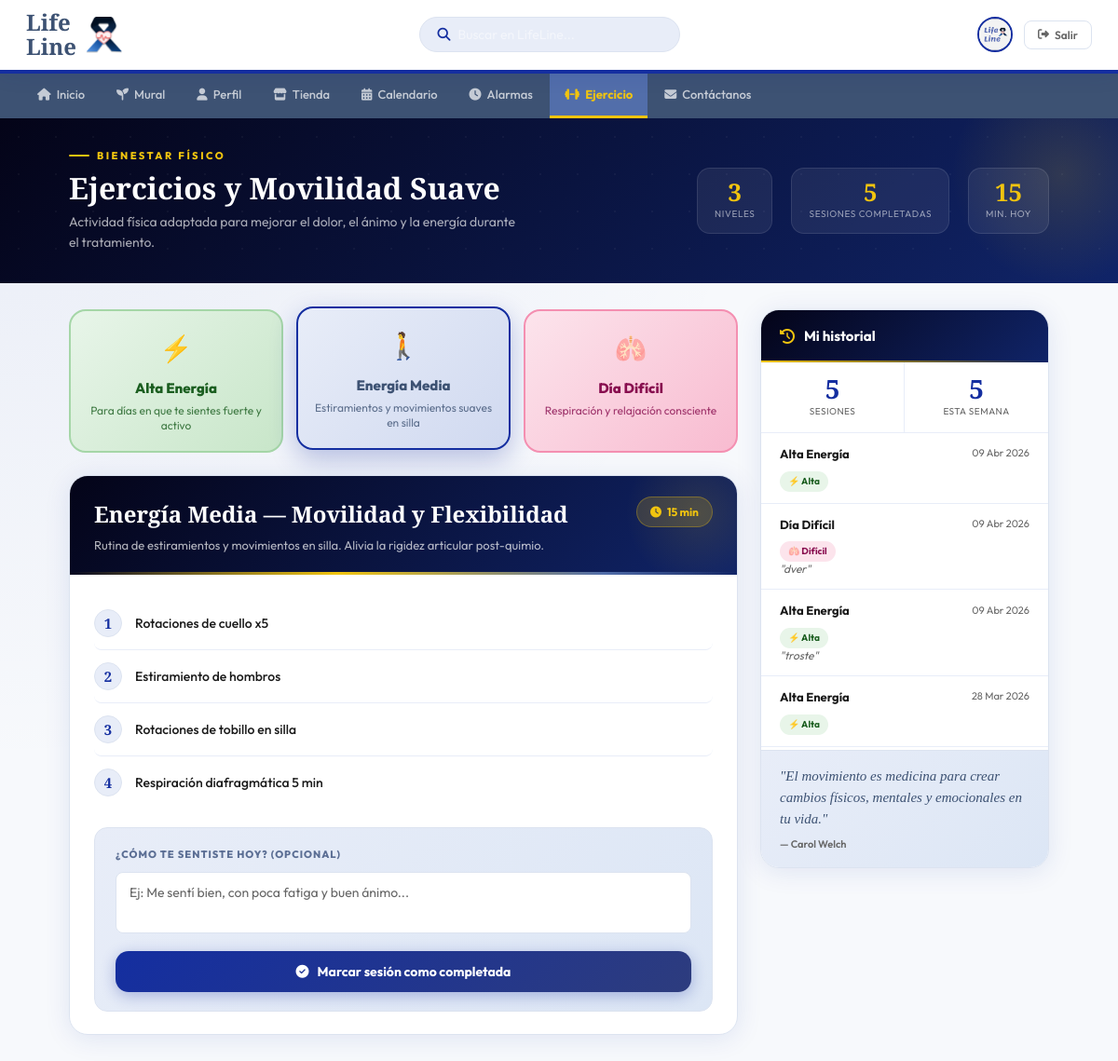
/ejercicio/ (signed in), run on the app's committed database.
### ejercicio/models.py (models this page shows, shortened)
class SesionEjercicio(models.Model):
    NIVEL_CHOICES = [
        ('alta',   'Alta Energía'),
        ('media',  'Energía Media'),
        ('dificil','Día Difícil'),
    ]
    usuario       = models.ForeignKey(settings.AUTH_USER_MODEL, on_delete=models.CASCADE, related_name='sesiones_ejercicio')
    nivel_energia = models.CharField(max_length=10, choices=NIVEL_CHOICES, verbose_name='Nivel de energía')
    duracion_min  = models.PositiveIntegerField(default=15, verbose_name='Duración (minutos)')
    completada    = models.BooleanField(default=False)
    nota          = models.TextField(blank=True, verbose_name='Cómo me sentí')
    fecha         = models.DateField(default=timezone.now)
    class Meta:
        verbose_name = 'Sesión de ejercicio'
        verbose_name_plural = 'Sesiones de ejercicio'
        ordering = ['-fecha']

### ejercicio/views.py (the view)
# urls.py: path('',           views.vista_ejercicio,        name='ejercicio'),
@login_required
def vista_ejercicio(request):
    nivel = request.GET.get('nivel', 'media')
    if nivel not in RUTINAS:
        nivel = 'media'
    rutina   = RUTINAS[nivel]
    historial = SesionEjercicio.objects.filter(usuario=request.user)[:10]
    return render(request, 'ejercicio/ejercicio.html', {
        'nivel':    nivel,
        'rutina':   rutina,
        'historial': historial,
    })

### carrito/context_processors.py (called while the page is built)
def carrito_count(request):
    count = 0
    if request.user.is_authenticated:
        try:
            from carrito.models import CarritoItem
            from django.db.models import Sum
            count = CarritoItem.objects.filter(
                usuario=request.user
            ).aggregate(total=Sum('cantidad'))['total'] or 0
        except Exception:
            count = 0
    return {'carrito_count': count}

### templates/ejercicio/ejercicio.html (shortened to what this page needs)
{% load static %}
<!DOCTYPE html>
<html lang="es">
<head>
<link rel="stylesheet" href="https://cdnjs.cloudflare.com/ajax/libs/font-awesome/6.5.1/css/all.min.css">
<link rel="stylesheet" href="{% static 'css/estilos.css' %}">
</head>
<body>
<div class="header-bar">
  <div class="header-logo-section">
    <div class="logo-text">Life<br>Line</div>
    <img src="{% static 'imagenes/Group 243 (3).png' %}" alt="logo">
  </div>
  <div class="search-box"><i class="fas fa-search"></i><input type="text" placeholder="Buscar en LifeLine..."></div>
  <div class="navbar-right">
    <div class="user-photo">
      {% if usuario.foto_perfil %}<img src="{{ usuario.foto_perfil.url }}" alt="">{% else %}<img src="{% static 'imagenes/Group 244.png' %}" alt="Usuario">{% endif %}
    </div>
    {% if user.is_authenticated %}
    <form method="post" action="{% url 'logout' %}" style="margin:0">{% csrf_token %}
      <button type="submit" class="btn-logout"><i class="fas fa-sign-out-alt"></i> Salir</button>
    </form>{% endif %}
  </div>
</div>
<nav class="main-tabs">
  <a href="{% url 'home' %}"><i class="fas fa-home"></i> Inicio</a>
  <a href="{% url 'mural' %}"><i class="fas fa-seedling"></i> Mural</a>
  <a href="{% url 'perfil' %}"><i class="fas fa-user"></i> Perfil</a>
  <a href="{% url 'tienda' %}"><i class="fas fa-store"></i> Tienda</a>
  <a href="{% url 'calendario' %}"><i class="fas fa-calendar-alt"></i> Calendario</a>
  <a href="{% url 'alarmas' %}"><i class="fas fa-clock"></i> Alarmas</a>
  <a href="{% url 'ejercicio' %}" class="active"><i class="fas fa-dumbbell"></i> Ejercicio</a>
  <a href="{% url 'contactanos' %}"><i class="fas fa-envelope"></i> Contáctanos</a>
</nav>
<div class="ej-hero">
  <div class="ej-hero-inner">
    <div class="ej-hero-text">
      <div class="ej-hero-eyebrow">Bienestar físico</div>
      <div class="ej-hero-title">Ejercicios y Movilidad Suave</div>
      <div class="ej-hero-sub">Actividad física adaptada para mejorar el dolor, el ánimo y la energía durante el tratamiento.</div>
    </div>
    <div class="ej-hero-stats">
      <div class="ehs"><div class="ehs-n">3</div><div class="ehs-l">Niveles</div></div>
      <div class="ehs"><div class="ehs-n">{{ historial|length|default:"0" }}</div><div class="ehs-l">Sesiones completadas</div></div>
      <div class="ehs"><div class="ehs-n">{{ rutina.duracion|default:"—" }}</div><div class="ehs-l">Min. hoy</div></div>
    </div>
  </div>
</div>
<div class="ej-wrap">
  <div class="ej-layout">
    <div>
      <div class="nivel-selector">
        <a href="?nivel=alta" class="nivel-btn nivel-alta {% if nivel == 'alta' %}activo{% endif %}">
          <span class="nb-ico">⚡</span>
          <h3>Alta Energía</h3>
          <p>Para días en que te sientes fuerte y activo</p>
        </a>
        <a href="?nivel=media" class="nivel-btn nivel-media {% if nivel == 'media' %}activo{% endif %}">
          <span class="nb-ico">🚶</span>
          <h3>Energía Media</h3>
          <p>Estiramientos y movimientos suaves en silla</p>
        </a>
        <a href="?nivel=dificil" class="nivel-btn nivel-dificil {% if nivel == 'dificil' %}activo{% endif %}">
          <span class="nb-ico">🫁</span>
          <h3>Día Difícil</h3>
          <p>Respiración y relajación consciente</p>
        </a>
      </div>
      <div class="rutina-card">
        <div class="rc-hdr">
          <div class="rc-hdr-top">
            <div>
              <div class="rc-titulo">{{ rutina.titulo }}</div>
              <div class="rc-desc">{{ rutina.descripcion }}</div>
            </div>
            <div class="rc-dur-pill"><i class="fas fa-clock"></i> {{ rutina.duracion }} min</div>
          </div>
        </div>
        <div class="rc-body">
          <div class="ej-items">
            {% for ej in rutina.ejercicios %}
            <div class="ej-item">
              <div class="ej-num">{{ forloop.counter }}</div>
              <div class="ej-txt">{{ ej }}</div>
            </div>
            {% empty %}
            <div style="text-align:center;padding:32px;color:var(--ctl);font-size:14px">
              <i class="fas fa-dumbbell" style="display:block;font-size:32px;color:var(--sv);margin-bottom:10px"></i>
              Selecciona un nivel para ver la rutina.
            </div>
            {% endfor %}
          </div>
          <div class="form-completar">
            <form method="post" action="{% url 'completar_sesion' %}">
              <label class="fc-label">¿Cómo te sentiste hoy? (opcional)</label>
              <textarea class="fc-textarea" name="nota" rows="2" placeholder="Ej: Me sentí bien, con poca fatiga y buen ánimo..."></textarea>
              <button type="submit" class="btn-completar">
                <i class="fas fa-check-circle"></i> Marcar sesión como completada
              </button>
            </form>
          </div>
        </div>
      </div>
    </div>
    <div>
      <div class="hist-card">
        <div class="hc-hdr"><i class="fas fa-history"></i><span>Mi historial</span></div>
        <div class="hc-stats">
          <div class="hcs">
            <div class="hcs-n">{{ historial|length|default:"0" }}</div>
            <div class="hcs-l">Sesiones</div>
          </div>
          <div class="hcs">
            <div class="hcs-n">{% if historial %}{{ historial|length }}{% else %}0{% endif %}</div>
            <div class="hcs-l">Esta semana</div>
          </div>
        </div>
        <div class="hist-body">
          {% if historial %}
            {% for s in historial %}
            <div class="hist-item">
              <div class="hi-top">
                <span class="hi-nivel">{{ s.get_nivel_energia_display }}</span>
                <span class="hi-date">{{ s.fecha|date:"d M Y" }}</span>
              </div>
              <span class="hi-badge {% if s.nivel_energia == 'alta' %}hib-alta{% elif s.nivel_energia == 'media' %}hib-media{% else %}hib-dif{% endif %}">
                {% if s.nivel_energia == 'alta' %}⚡ Alta{% elif s.nivel_energia == 'media' %}🚶 Media{% else %}🫁 Difícil{% endif %}
              </span>
              {% if s.nota %}<div class="hi-nota">"{{ s.nota|truncatechars:58 }}"</div>{% endif %}
            </div>
            {% endfor %}
          {% else %}
          <div class="empty-hist">
            <i class="fas fa-dumbbell"></i>
            <p>Aún no tienes sesiones registradas.<br>¡Completa tu primera rutina hoy!</p>
          </div>
          {% endif %}
        </div>
        <div class="hc-quote">
          <div class="hcq-text">"El movimiento es medicina para crear cambios físicos, mentales y emocionales en tu vida."</div>
          <div class="hcq-src">— Carol Welch</div>
        </div>
      </div>
    </div>
  </div>
</div>
</body>
</html>

### static/css/estilos.css (style rules this page uses)
:root { --color-primary: #3d5273; --color-secondary: #5b6e94; --color-accent: #142ea0; --color-menu-bg: #526eaa; --color-text-dark: #1a1a1a; --color-text-light:#555; --color-bg-light: #f0f2f5; --color-top-bar-bg:linear-gradient(135deg,#040418,#102468); --color-light-blue:#72a4d9; --color-gold: #f1c40f; --border-radius-lg:10px; --border-radius-sm:5px; }
* { box-sizing: border-box; margin: 0; padding: 0; }
body { font-family: 'Outfit', 'Segoe UI', Tahoma, Geneva, Verdana, sans-serif; background: #f7f9fc; color: var(--color-text-dark); line-height: 1.6; min-height: 100vh; display: flex; flex-direction: column; }
a { text-decoration: none; }
.header-bar { background: var(--color-top-bar-bg); border-bottom: 4px solid var(--color-accent); padding: 10px 24px; display: flex; justify-content: space-between; align-items: center; position: sticky; top: 0; z-index: 200; box-shadow: 0 2px 20px rgba(20,46,160,.12); }
.header-logo-section { display: flex; align-items: center; gap: 10px; }
.header-logo-section img { width: 38px; object-fit: contain; }
.logo-text { font-family: 'Cormorant Garamond', serif; font-size: 28px; font-weight: 700; line-height: 1.1; color: white; }
.search-box { background: rgba(255,255,255,.12); border-radius: 24px; padding: 8px 16px; display: flex; align-items: center; border: 1.5px solid rgba(255,255,255,.2); width: 260px; transition: border-color .2s; }
.search-box i { color: rgba(255,255,255,.7); font-size: 13px; }
.search-box input { border: none; background: none; outline: none; font-size: 14px; color: white; width: 100%; margin-left: 8px; font-family: inherit; }
.search-box input::placeholder { color: rgba(255,255,255,.5); }
.navbar-right { display: flex; align-items: center; gap: 10px; }
.user-photo { width: 38px; height: 38px; border-radius: 50%; overflow: hidden; border: 2px solid rgba(255,255,255,.5); display: flex; justify-content: center; align-items: center; }
.user-photo img { width: 100%; height: 100%; object-fit: cover; }
.btn-logout { background: rgba(220,53,69,.12); color: white; border: 1.5px solid rgba(220,53,69,.35); padding: 7px 14px; border-radius: 8px; font-size: 13px; font-weight: 600; cursor: pointer; display: flex; align-items: center; gap: 6px; transition: all .2s ease; font-family: inherit; white-space: nowrap; }
.main-tabs { background-color: #2d3e5f; display: flex; padding: 0 20px; flex-wrap: wrap; overflow-x: auto; }
.main-tabs a { color: rgba(255,255,255,.75); padding: 11px 15px; font-weight: 600; font-size: 13px; border-bottom: 3px solid transparent; transition: background .2s, color .2s, border-color .2s; display: flex; align-items: center; gap: 6px; white-space: nowrap; }
.main-tabs a.active { background: var(--color-menu-bg); color: var(--color-gold); border-bottom-color: var(--color-gold); font-weight: 700; }

### data on the page
SesionEjercicio: nivel_energia "Alta Energía", fecha "09 Abr 2026", shows "⚡ Alta"
SesionEjercicio: nivel_energia "Día Difícil", fecha "09 Abr 2026", shows "🫁 Difícil", nota "dver"
SesionEjercicio: nivel_energia "Alta Energía", fecha "09 Abr 2026", shows "⚡ Alta", nota "troste"
SesionEjercicio: nivel_energia "Alta Energía", fecha "28 Mar 2026", shows "⚡ Alta"

### other printed values
{{ historial|length|default:"0" }} "5"
{{ rutina.duracion|default:"—" }} "15"
{{ rutina.titulo }} "Energía Media — Movilidad y Flexibilidad"
{{ rutina.descripcion }} "Rutina de estiramientos y movimientos en silla. Alivia la rigidez articular post-quimio."
{{ rutina.duracion }} "15"
{{ ej }} "Rotaciones de cuello x5" "Estiramiento de hombros" "Rotaciones de tobillo en silla" "Respiración diafragmática 5 min"
{{ historial|length }} "5"
